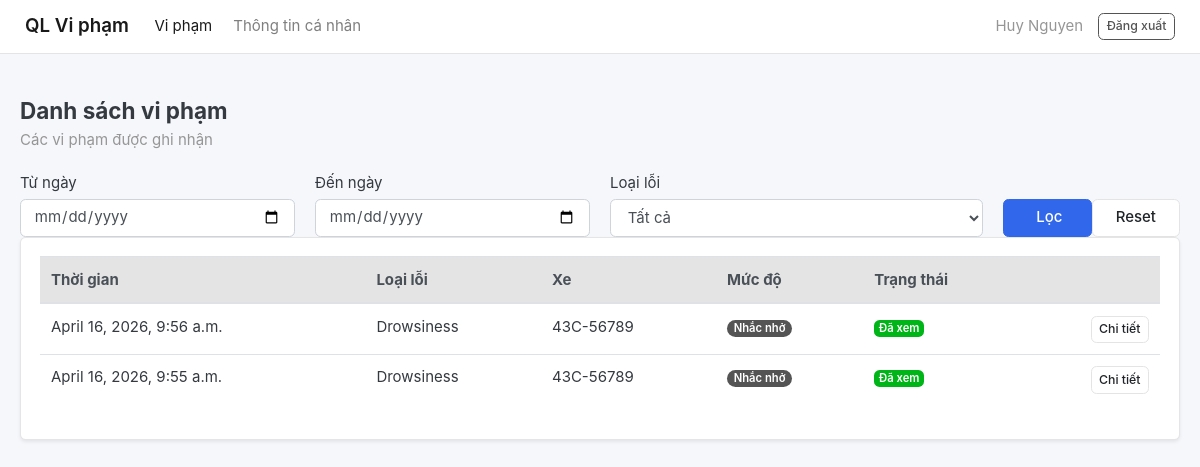
/violations/list/ (signed in), run on an earlier commit of the app's database.
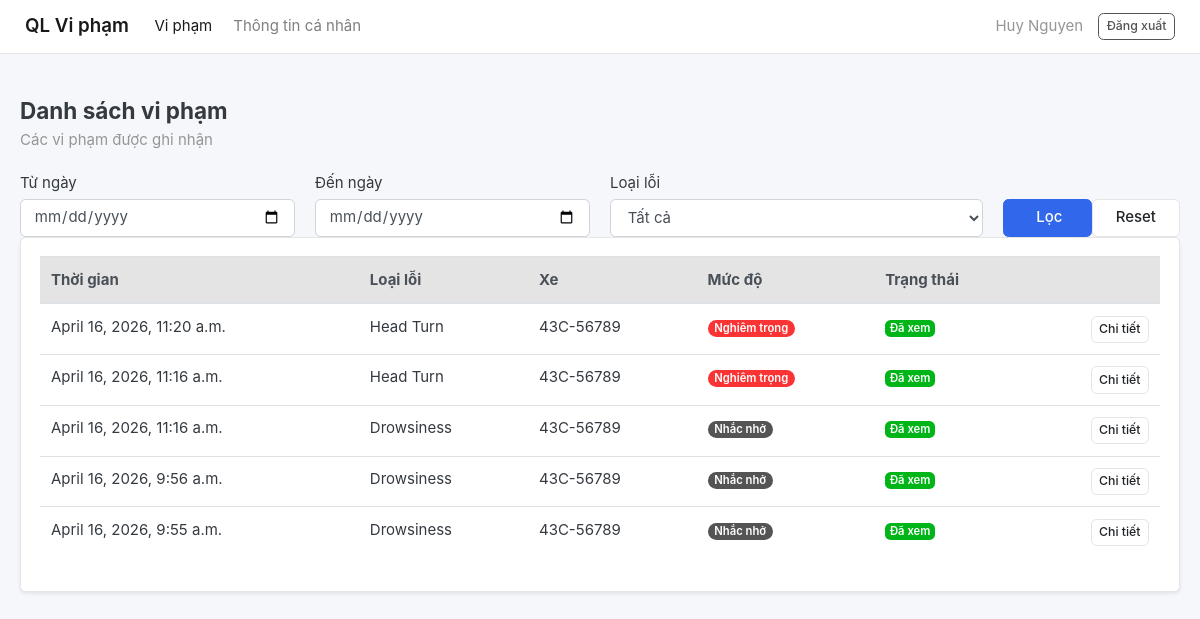
And on a later commit of the database.
### violations/models.py (models this page shows, shortened)
class Violation(models.Model):
    STATUS_CHOICES = [
        ('pending', 'Pending'),
        ('confirmed', 'Confirmed'),
        ('dismissed', 'Dismissed'),
        ('appealed', 'Appealed'),
    ]
    category = models.ForeignKey(Category, on_delete=models.CASCADE)
    reporter = models.ForeignKey(Account, on_delete=models.CASCADE)
    vehicle = models.ForeignKey(Vehicle, on_delete=models.CASCADE)
    title = models.CharField(max_length=200, default="Violation Report")
    description = models.TextField()
    reported_at = models.DateTimeField(auto_now_add=True)
    image = models.ImageField(upload_to='violations/', null=True, blank=True)
    video = models.FileField(upload_to='violations/videos/', null=True, blank=True)
    viewed = models.BooleanField(default=False)
    status = models.CharField(max_length=20, choices=STATUS_CHOICES, default='pending')
    class Meta:
        verbose_name = "Violation"
        verbose_name_plural = "Violations"
        ordering = ['-reported_at']

### categories/models.py (models this page shows, shortened)
class Category(models.Model):
    name = models.CharField(max_length=100)
    description = models.TextField(blank=True, null=True)
    severality_level = models.IntegerField(default=1)
    is_active = models.BooleanField(default=True)
    created_at = models.DateTimeField(auto_now_add=True)
    class Meta:
        verbose_name = "Category"
        verbose_name_plural = "Categories"
        ordering = ['name']

### vehicles/models.py (models this page shows, shortened)
class Vehicle(models.Model):
    license_plate = models.CharField(max_length=20, unique=True)
    model = models.CharField(max_length=100)
    registration_date = models.DateField()

### violations/views.py (the view)
# urls.py: path('list/', views.violation_list, name='violation_list'),
@login_required
def violation_list(request):
    qs = Violation.objects.filter(reporter=request.user).select_related(
        "category", "vehicle", "reporter"
    ).order_by("-reported_at")
    from_date_str = request.GET.get("from_date", "").strip()
    to_date_str = request.GET.get("to_date", "").strip()
    selected_category = request.GET.get("category", "").strip()
    from_date = parse_date(from_date_str) if from_date_str else None
    to_date = parse_date(to_date_str) if to_date_str else None
    if from_date:
        qs = qs.filter(reported_at__date__gte=from_date)
    if to_date:
        qs = qs.filter(reported_at__date__lte=to_date)
    if selected_category:
        qs = qs.filter(category_id=selected_category)
    context = {
        "violations": qs,
        "links": Category.objects.all().order_by("name"),  # danh sách category cho dropdown
        "from_date": from_date_str,
        "to_date": to_date_str,
        "selected_category": selected_category,
    }
    return render(request, "violation_list.html", context)

### accounts/models.py (called while the page is built)
    def get_full_name(self):
        return f"{self.first_name} {self.last_name}"

### categories/context_processors.py (called while the page is built)
def menu_links(request):
    links = Category.objects.all()
    return dict(links=links)

### templates/violation_list.html (shortened to what this page needs)
{% extends "base.html" %} {% block content %}
<div class="container">
  <div class="page-header d-flex justify-content-between align-items-center">
    <div>
      <h4 class="mb-1">Danh sách vi phạm</h4>
      <div class="text-muted">Các vi phạm được ghi nhận</div>
    </div>
  </div>
  <form method="get" class="row g-3 align-items-end">
  <div class="col-md-3">
    <label class="form-label">Từ ngày</label>
    <input type="date" class="form-control" name="from_date" value="{{ from_date|default:'' }}">
  </div>
  <div class="col-md-3">
    <label class="form-label">Đến ngày</label>
    <input type="date" class="form-control" name="to_date" value="{{ to_date|default:'' }}">
  </div>
  <div class="col-md-4">
    <label class="form-label">Loại lỗi</label>
    <select class="form-control" name="category">
      <option value="">Tất cả</option>
    </select>
  </div>
  <div class="col-md-2 d-flex gap-2">
    <button class="btn btn-primary w-100" type="submit">
       Lọc
    </button>
    <a class="btn btn-light w-100" href="{% url 'violation_list' %}">
      Reset
    </a>
  </div>
</form>
  <div class="card shadow-sm">
    <div class="card-body">
      <table class="table table-hover">
        <thead class="thead-light">
          <tr>
            <th>Thời gian</th>
            <th>Loại lỗi</th>
            <th>Xe</th>
            <th>Mức độ</th>
            <th>Trạng thái</th>
            <th></th>
          </tr>
        </thead>
        <tbody>
          {% for violation in violations %}
          <tr>
            <td>{{ violation.reported_at }}</td>
            <td>{{violation.category.name}}</td>
            <td>{{ violation.vehicle.license_plate }}</td>
            <td>
              <span
                class="badge badge-pill {% if violation.category.severality_level == 2 %} badge-danger {% else %} badge-secondary {% endif %}"
              >
                {% if violation.category.severality_level == 2 %} Nghiêm trọng
                {% else %} Nhắc nhở {% endif %}
              </span>
            </td>
            <td>
              {% if violation.viewed %}
              <span class="badge badge-success">Đã xem</span>
              {% else %}
              <span class="badge badge-light border">Chưa xem</span>
              {% endif %}
            <td class="text-right">
              <a class="btn btn-light btn-sm" href="{% url 'violation_detail' violation.id %}">
  Chi tiết
</a>
            </td>
          </tr>
          {% endfor %}
        </tbody>
      </table>
    </div>
  </div>
</div>
{% endblock %}

What changed in the data, as far as the page shows it:
added Violation: reported_at "April 16, 2026, 11:20 a.m.", category.name "Head Turn", vehicle.license_plate "43C-56789", shows "Nghiêm trọng", viewed "Đã xem"
added Violation: reported_at "April 16, 2026, 11:16 a.m.", category.name "Head Turn", vehicle.license_plate "43C-56789", shows "Nghiêm trọng", viewed "Đã xem"
added Violation: reported_at "April 16, 2026, 11:16 a.m.", category.name "Drowsiness", vehicle.license_plate "43C-56789", shows "Nhắc nhở", viewed "Đã xem"
